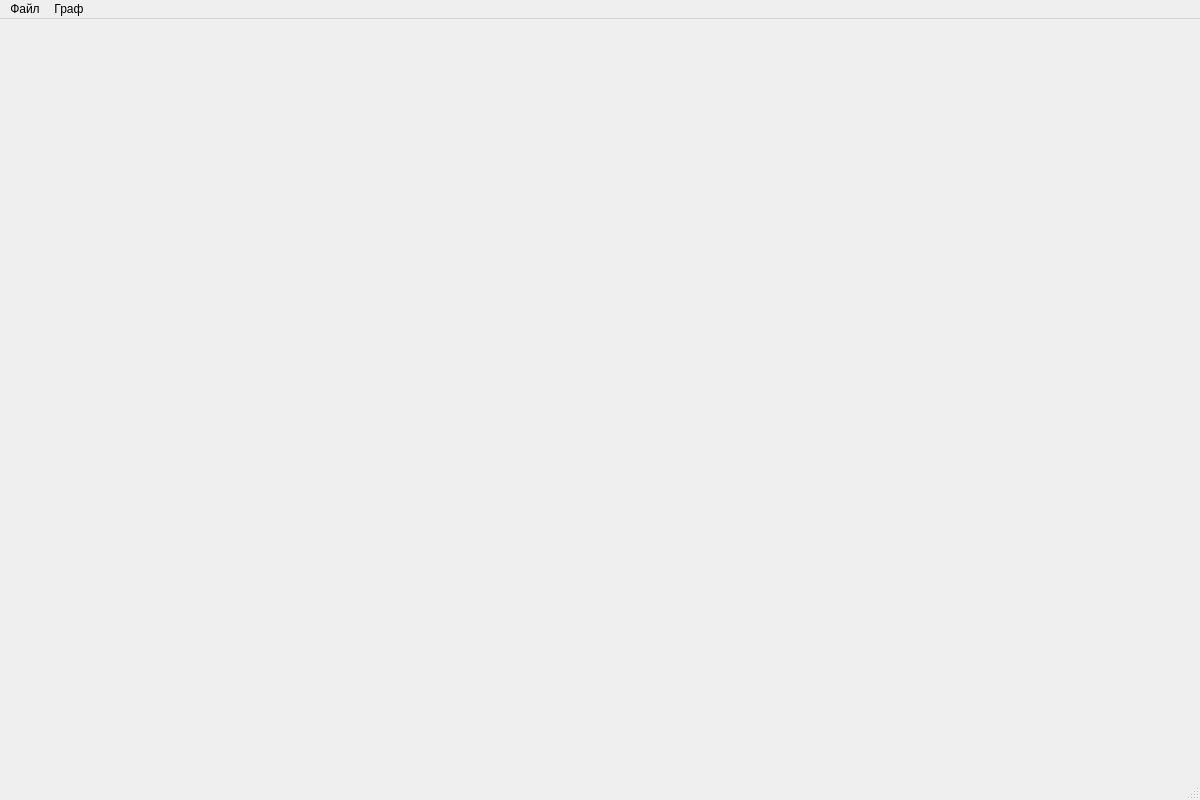
<?xml version="1.0" encoding="UTF-8"?>
<ui version="4.0">
 <class>MainWindow</class>
 <widget class="QMainWindow" name="MainWindow">
  <property name="geometry">
   <rect>
    <x>0</x>
    <y>0</y>
    <width>1200</width>
    <height>800</height>
   </rect>
  </property>
  <property name="windowTitle">
   <string>Pathfinder</string>
  </property>
  <widget class="QWidget" name="centralwidget">
   <layout class="QGridLayout" name="gridLayout">
    <item row="0" column="0">
     <widget class="QDMapView" name="DMapView">
      <widget class="QDMapNet" name="ObjNet">
       <property name="geometry">
        <rect>
         <x>330</x>
         <y>280</y>
         <width>100</width>
         <height>80</height>
        </rect>
       </property>
      </widget>
      <widget class="QDMapObj" name="MapObj1">
       <property name="geometry">
        <rect>
         <x>220</x>
         <y>250</y>
         <width>100</width>
         <height>80</height>
        </rect>
       </property>
      </widget>
      <widget class="QDMapObj" name="MapObj2">
       <property name="geometry">
        <rect>
         <x>460</x>
         <y>250</y>
         <width>100</width>
         <height>80</height>
        </rect>
       </property>
      </widget>
     </widget>
    </item>
   </layout>
  </widget>
  <widget class="QMenuBar" name="menubar">
   <property name="geometry">
    <rect>
     <x>0</x>
     <y>0</y>
     <width>1200</width>
     <height>22</height>
    </rect>
   </property>
   <widget class="QMenu" name="menu_file">
    <property name="title">
     <string>Файл</string>
    </property>
    <addaction name="FileMenu_OpenMap_Button"/>
    <addaction name="FileMenu_CloseMap_Button"/>
    <addaction name="separator"/>
    <addaction name="FileMenu_AppendSitNet_Button"/>
    <addaction name="separator"/>
    <addaction name="FileMenu_Exit_Button"/>
   </widget>
   <widget class="QMenu" name="menu_graph">
    <property name="title">
     <string>Граф</string>
    </property>
    <addaction name="GraphMenu_GetShortWay_Button"/>
   </widget>
   <addaction name="menu_file"/>
   <addaction name="menu_graph"/>
  </widget>
  <widget class="QStatusBar" name="statusbar"/>
  <action name="FileMenu_OpenMap_Button">
   <property name="text">
    <string>Открыть карту</string>
   </property>
  </action>
  <action name="FileMenu_CloseMap_Button">
   <property name="text">
    <string>Закрыть карту</string>
   </property>
  </action>
  <action name="FileMenu_Exit_Button">
   <property name="text">
    <string>Выход</string>
   </property>
  </action>
  <action name="FileMenu_AppendSitNet_Button">
   <property name="text">
    <string>Добавить карту Sit</string>
   </property>
  </action>
  <action name="GraphMenu_GetShortWay_Button">
   <property name="text">
    <string>Проложить маршрут</string>
   </property>
  </action>
 </widget>
 <customwidgets>
  <customwidget>
   <class>QDMapView</class>
   <extends>QWidget</extends>
   <header>qdmcmp.h</header>
   <container>1</container>
  </customwidget>
  <customwidget>
   <class>QDMapObj</class>
   <extends>QWidget</extends>
   <header>qdmobj.h</header>
   <container>1</container>
  </customwidget>
  <customwidget>
   <class>QDMapNet</class>
   <extends>QWidget</extends>
   <header>qdmnet.h</header>
   <container>1</container>
  </customwidget>
 </customwidgets>
 <resources/>
 <connections/>
</ui>
